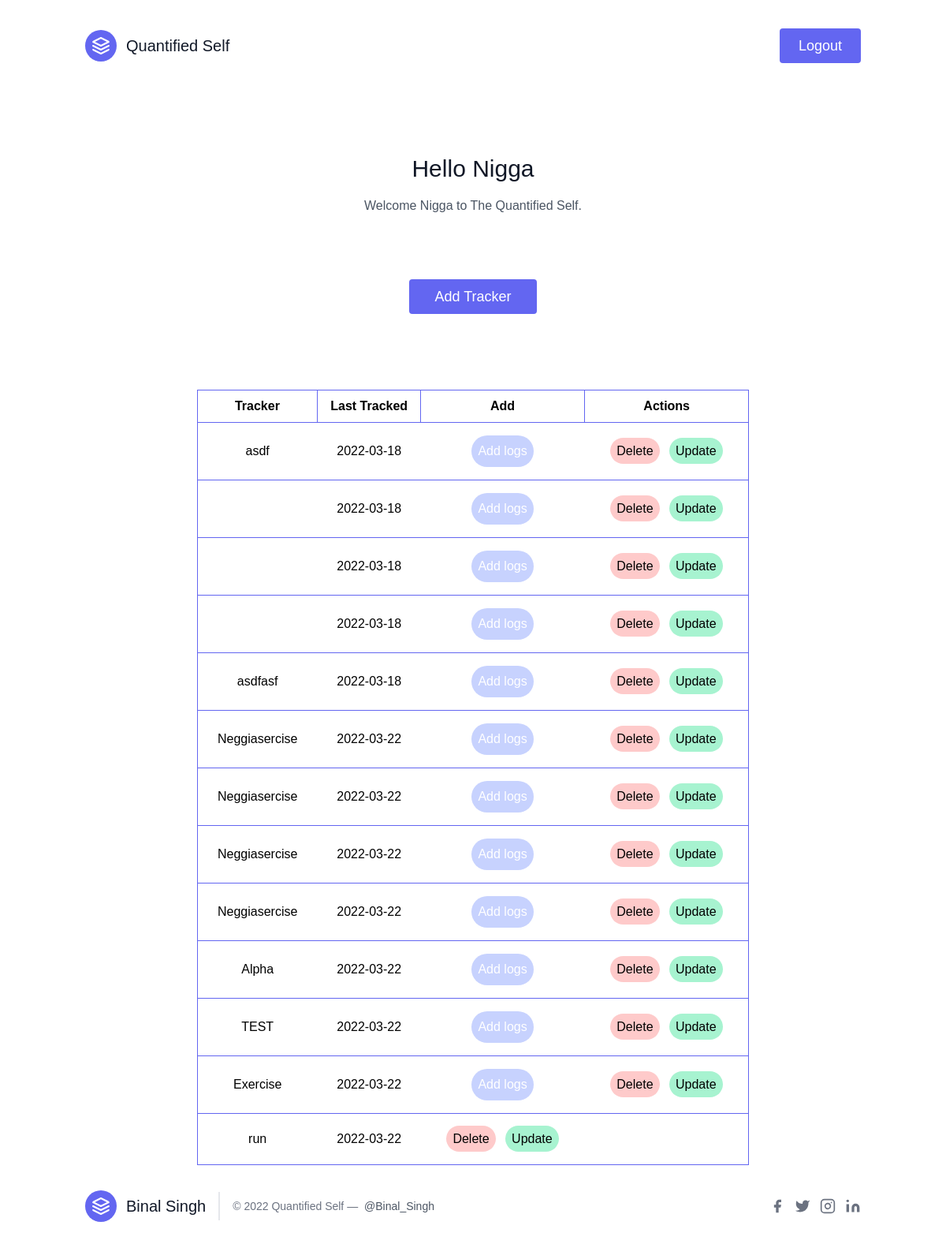
Screenshot of /Nigga/dashboard with the database file from the repository.
### module.py (models this page shows)
class tracker(db.Model):
    __tablename__='Tracker'
    id=db.Column(db.Integer, nullable=False, primary_key=True,  autoincrement = True)
    name=db.Column(db.String(255), nullable=False)
    description=db.Column(db.String(255), nullable=False)
    tracker_type=db.Column(db.String(5), nullable=False)
    date_created=db.Column(db.DateTime(timezone=True), default=datetime.utcnow)
    logs=db.relationship('logs',secondary='tracker_logs', lazy=True, backref=db.backref('tracker',lazy=True))

### main.py (the view)
@app.route("/<string:username>/dashboard")
def dashboard(username):
    user = user_model.query.filter_by(username=username).first()
    tracks  = user.trackers
    return render_template('dashboard.html',tracks=tracks,username=username)

### templates/dashboard.html (shortened to what this page needs)
<!DOCTYPE html>
<html>
  <head>
    <link
      href="https://unpkg.com/tailwindcss@^2/dist/tailwind.min.css"
      rel="stylesheet"
    />
    <link rel="stylesheet" href="/static/main.css" />
  </head>
  <body class="dashboard">
    <header class="text-gray-600 body-font">
      <div
        class="container mx-auto flex flex-wrap p-5 flex-col md:flex-row items-center"
      >
        <a
          class="flex title-font font-medium items-center text-gray-900 mb-4 md:mb-0"
        >
          <svg
            xmlns="http://www.w3.org/2000/svg"
            fill="none"
            stroke="currentColor"
            stroke-linecap="round"
            stroke-linejoin="round"
            stroke-width="2"
            class="w-10 h-10 text-white p-2 bg-indigo-500 rounded-full"
            viewBox="0 0 24 24"
          >
            <path
              d="M12 2L2 7l10 5 10-5-10-5zM2 17l10 5 10-5M2 12l10 5 10-5"
            ></path>
          </svg>
          <span class="ml-3 text-xl">Quantified Self</span>
        </a>
        <button
          class="inline-flex text-white bg-indigo-500 border-0 py-2 px-6 focus:outline-none hover:bg-indigo-600 rounded text-lg"
        >
          <a href="/logout">Logout</a>
        </button>
      </div>
    </header>
    <section class="text-gray-600 body-font">
      <div class="container px-5 py-24 mx-auto">
        <div class="text-center mb-20">
          <h1
            class="sm:text-3xl text-2xl font-medium text-center title-font text-gray-900 mb-4"
          >
            Hello {{username}}
          </h1>
          <p class="text-base leading-relaxed xl:w-2/4 lg:w-3/4 mx-auto">
            Welcome {{username}} to The Quantified Self.
          </p>
        </div>
        <button
          class="flex mx-auto mt-16 text-white bg-indigo-500 border-0 py-2 px-8 focus:outline-none hover:bg-indigo-600 rounded text-lg"
        >
          <a href="/{{username}}/create_tracker">Add Tracker</a>
        </button>
      </div>
    </section>
    <section>
      {%if tracks|length <1 %}
      <h4 style="text-align: center">There are no trackers.Create one !!</h4>
      {%else%}
      <div style="text-align: center">
        <table
          style="text-align: center"
          class="table-auto border-indigo-600 m-auto w-3/5"
        >
          <tr>
            <th style="text-align: center" class="border border-indigo-500 p-2">
              Tracker
            </th>
            <th style="text-align: center" class="border border-indigo-500 p-2">
              Last Tracked
            </th>
            <th style="text-align: center" class="border border-indigo-500 p-2">
              Add
            </th>
            <th style="text-align: center" class="border border-indigo-500 p-2">
              Actions
            </th>
          </tr>
          {%for tracker in tracks %}
          <tr class="p-5 m-5 border border-indigo-500">
            <td>{{tracker.name}}</td>
            <td>{{tracker.date_created.date()}}</td>
            {%if tracker.tracker_type=='Numeric'%}
            <td>
              <button
                type="button"
                class="rounded-full bg-indigo-200 hover:bg-indigo-300 text-white p-2"
              >
                <a href="/{{username}}/{{tracker.id}}/logs">Add logs</a>
              </button>
            </td>
            {%elif tracker.tracker_type=='Boolean'%}
            <td>
              <button
                type="button"
                class="rounded-full bg-indigo-200 hover:bg-indigo-300 text-white p-2"
              >
                <a href="/{{username}}/{{tracker.id}}/logs">Add logs</a>
              </button>
            </td>
            {%endif%}
            <td>
              <button>
                <a
                  class="bg-red-200 hover:bg-red-300 p-2 rounded-full"
                  href="/{{username}}/{{tracker.id}}/delete"
                  >Delete</a
                >
              </button>
              <button>
                <a
                  class="bg-green-200 hover:bg-green-300 p-2 rounded-full"
                  href="/{{username}}/update/{{tracker.id}}"
                  >Update</a
                >
              </button>
            </td>
          </tr>
          {%endfor%}
        </table>
        {%endif%}
      </div>
    </section>
    <footer class="text-gray-600 body-font">
      <div
        class="container px-5 py-8 mx-auto flex items-center sm:flex-row flex-col"
      >
        <a
          class="flex title-font font-medium items-center md:justify-start justify-center text-gray-900"
        >
          <svg
            xmlns="http://www.w3.org/2000/svg"
            fill="none"
            stroke="currentColor"
            stroke-linecap="round"
            stroke-linejoin="round"
            stroke-width="2"
            class="w-10 h-10 text-white p-2 bg-indigo-500 rounded-full"
            viewBox="0 0 24 24"
          >
            <path
              d="M12 2L2 7l10 5 10-5-10-5zM2 17l10 5 10-5M2 12l10 5 10-5"
            ></path>
          </svg>
          <span class="ml-3 text-xl">Binal Singh</span>
        </a>
        <p
          class="text-sm text-gray-500 sm:ml-4 sm:pl-4 sm:border-l-2 sm:border-gray-200 sm:py-2 sm:mt-0 mt-4"
        >
          © 2022 Quantified Self —
          <a
            href="https://twitter.com/knyttneve"
            class="text-gray-600 ml-1"
            rel="noopener noreferrer"
            target="_blank"
            >@Binal_Singh</a
          >
        </p>
        <span
          class="inline-flex sm:ml-auto sm:mt-0 mt-4 justify-center sm:justify-start"
        >
          <a class="text-gray-500">
            <svg
              fill="currentColor"
              stroke-linecap="round"
              stroke-linejoin="round"
              stroke-width="2"
              class="w-5 h-5"
              viewBox="0 0 24 24"
            >
              <path
                d="M18 2h-3a5 5 0 00-5 5v3H7v4h3v8h4v-8h3l1-4h-4V7a1 1 0 011-1h3z"
              ></path>
            </svg>
          </a>
          <a class="ml-3 text-gray-500">
            <svg
              fill="currentColor"
              stroke-linecap="round"
              stroke-linejoin="round"
              stroke-width="2"
              class="w-5 h-5"
              viewBox="0 0 24 24"
            >
              <path
                d="M23 3a10.9 10.9 0 01-3.14 1.53 4.48 4.48 0 00-7.86 3v1A10.66 10.66 0 013 4s-4 9 5 13a11.64 11.64 0 01-7 2c9 5 20 0 20-11.5a4.5 4.5 0 00-.08-.83A7.72 7.72 0 0023 3z"
              ></path>
            </svg>
          </a>
          <a class="ml-3 text-gray-500">
            <svg
              fill="none"
              stroke="currentColor"
              stroke-linecap="round"
              stroke-linejoin="round"
              stroke-width="2"
              class="w-5 h-5"
              viewBox="0 0 24 24"
            >
              <rect width="20" height="20" x="2" y="2" rx="5" ry="5"></rect>
              <path
                d="M16 11.37A4 4 0 1112.63 8 4 4 0 0116 11.37zm1.5-4.87h.01"
              ></path>
            </svg>
          </a>
          <a
            class="ml-3 text-gray-500"
            href="https://www.linkedin.com/in/binal-singh-86479217a/"
          >
            <svg
              fill="currentColor"
              stroke="currentColor"
              stroke-linecap="round"
              stroke-linejoin="round"
              stroke-width="0"
              class="w-5 h-5"
              viewBox="0 0 24 24"
            >
              <path
                stroke="none"
                d="M16 8a6 6 0 016 6v7h-4v-7a2 2 0 00-2-2 2 2 0 00-2 2v7h-4v-7a6 6 0 016-6zM2 9h4v12H2z"
              ></path>
              <circle cx="4" cy="4" r="2" stroke="none"></circle>
            </svg>
          </a>
        </span>
      </div>
    </footer>
  </body>
</html>

### static/main.css (style rules this page uses)
* { margin: 0; padding: 0px; box-sizing: border-box; -webkit-font-smoothing: antialiased; }
body { padding: 1rem; background: #ffffff; font-family: "Rubik", sans-serif; }
nav button, button { padding: 0.25rem; border-radius: 5px; }
h1, h4 { text-align: center; }

### templates/dashboard.html (style rules this page uses)
th, td { padding: 1rem; }

### rows the page displays
tracker: name "asdf", date_created "2022-03-18"
tracker: date_created "2022-03-18"
tracker: date_created "2022-03-18"
tracker: date_created "2022-03-18"
tracker: name "asdfasf", date_created "2022-03-18"
tracker: name "Neggiasercise", date_created "2022-03-22"
tracker: name "Neggiasercise", date_created "2022-03-22"
tracker: name "Neggiasercise", date_created "2022-03-22"
tracker: name "Neggiasercise", date_created "2022-03-22"
tracker: name "Alpha", date_created "2022-03-22"
tracker: name "TEST", date_created "2022-03-22"
tracker: name "Exercise", date_created "2022-03-22"
tracker: name "run", date_created "2022-03-22"

### other values shown
{{ username }} "Nigga"
